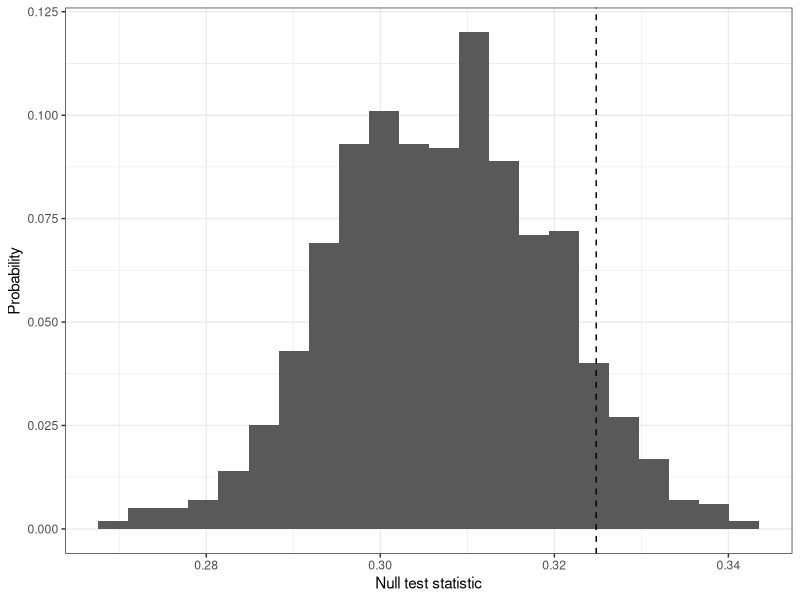
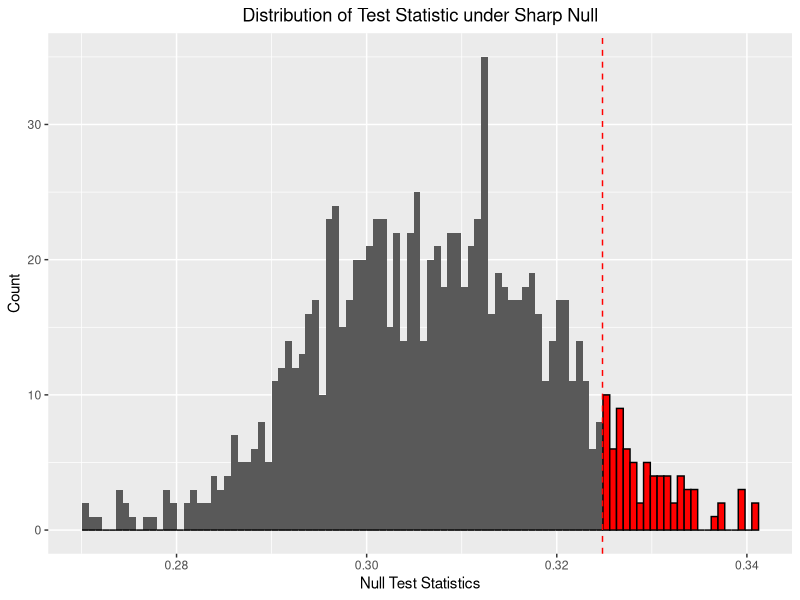

Write R code to recreate these figures, in order.
setwd(dirname(rstudioapi::getActiveDocumentContext()$path))
rm(list = ls())

acorn_data <- read.csv("acorn03.csv")

sum(acorn_data$size * acorn_data$contact)/sum(acorn_data$size[which(acorn_data$z == 1)])


acorn_data <- dplyr::select(.data = acorn_data, unit, size, z, vote03)



treat_group_mean <- function(.Z,
                             .y){
  
  n_t = sum(.Z == 1)
  
  test_stat = as.numeric(n_t^{-1} * t(.Z) %*% .y)
  
  return(test_stat)
  
}

obs_test_stat <- treat_group_mean(.Z = acorn_data$z,
                                  .y = acorn_data$vote03)

round(x = obs_test_stat, digits = 4)

set.seed(1:5)
null_test_stats <- replicate(n = 10^3,
                             expr = treat_group_mean(.Z = sample(acorn_data$z),
                                                     .y = acorn_data$vote03))

null_test_stat_dist <- data.frame(null_test_stat = null_test_stats)

bw <- 2 * IQR(null_test_stats) / length(null_test_stats)^(1/3)

library(ggplot2)
ggplot(data = null_test_stat_dist,
       mapping = aes(x = null_test_stat, y = (..count..)/sum(..count..))) +
  geom_histogram(binwidth = bw) +
  geom_vline(xintercept = obs_test_stat,
             linetype = "dashed") +
  xlab(label = "Null test statistic") +
  ylab(label = "Probability") +
  theme_bw()

mean(null_test_stats >= obs_test_stat)

null_dist_plot <- ggplot(data = null_test_stat_dist,
                         mapping = aes(x = null_test_stat)) +
  geom_histogram(bins = 100) +
  geom_histogram(data = subset(x = null_test_stat_dist,
                               subset = null_test_stat >= obs_test_stat),
                 colour = "black",
                 fill = "red",
                 bins = 100) +
  geom_vline(xintercept = obs_test_stat,
             color = "red",
             linetype = "dashed") +
  xlab("Null Test Statistics") +
  ylab("Count") +
  ggtitle("Distribution of Test Statistic under Sharp Null") +
  theme(plot.title = element_text(hjust = 0.5))

null_dist_plot

round(x = mean(null_test_stats), digits = 4)
round(x = sum((acorn_data$vote03 - mean(acorn_data$vote03))^2), digits = 4)

round(x = mean((null_test_stats - mean(null_test_stats))^2), digits = 4)

round(x = mean(acorn_data$vote03), digits = 4)


round(x = sqrt((1/14) * (1/2) * var(acorn_data$vote03)), digits = 4)

round(x = 
        t(acorn_data$z) %*% acorn_data$vote03, digits = 4)
      
n <- 6
n_t <- 3
apply(X = combn(x = n,
                m = n_t,
                simplify = TRUE),
      MARGIN = 2,
      FUN = function(x) as.integer(1:n %in% x))


(n_t/n) * (1/n_t)

1/n
